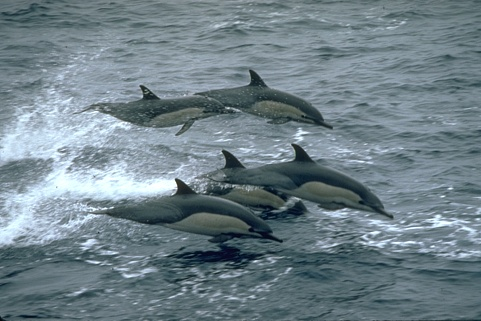
#> input picture tp/tp-3/imagenes/314016.jpg, 481 x 321 px, found by its file name
$ jupyter execute deteccion_01.ipynb   (older library calls are emulated)
#> lines starting #> are read from the running program, lines starting #| are printed output that depends on the picture; after the words box and inside, x2 and y2 are one past the last pixel; in counts of white or black regions, pixels touching at a corner belong together
[cell 1]
from __future__ import division
import cv2
import numpy as np
import matplotlib.pyplot as plt

def nothing(x):
    pass

# Importar imagen del dataset
ruta_img = 'E:/UTN/PES/TP/Datasets/BSDS/BSDS300/images/train/314016.jpg'
imagen = cv2.imread(ruta_img,1)
#> imagen is the input picture: shape (321, 481, 3); mean B, G, R 137.3, 129.3, 112
# Se transforma la imagen BRG a HSV
imagen = cv2.cvtColor(imagen, cv2.cv.CV_BGR2HSV)
#> imagen: shape (321, 481, 3); mean H, S, V 98.7, 52.4, 137.4


fig = plt.figure(figsize=(18,12))
plt.title("Imagen: {}".format(ruta_img.split('/')[-1]),color="white")
plt.xticks([]),plt.yticks([])
# Se grafica la imagen con MATPLOTLIB
imagen_rgb = cv2.cvtColor(imagen, cv2.COLOR_HSV2RGB)
plt.imshow(imagen_rgb, interpolation = 'bicubic')

plt.show()

[cell 2]
# Se prueba Histogram Back Projection

target = cv2.imread(ruta_img)
hsvt = cv2.cvtColor(target,cv2.COLOR_BGR2HSV)
#roi = target[175:250, 85:290] #y, x
roi = target[200:223,164:208]
hsv = cv2.cvtColor(roi,cv2.COLOR_BGR2HSV)
#> hsv: shape (23, 44, 3); mean H, S, V 90.8, 84.3, 75

fig = plt.figure(figsize=(18,12))
plt.title("histograma",color="white")
plt.subplots_adjust(wspace=0.05)
roi_rgb = cv2.cvtColor(roi, cv2.cv.CV_BGR2RGB)
plt.subplot(4,1,1),plt.imshow(roi_rgb)
plt.xticks(color="white"),plt.yticks(color="white")

# calculating object histogram
roihist = cv2.calcHist([hsv],[0, 1], None, [180, 256], [0, 180, 0, 256] )
plt.subplot(4,1,2),plt.imshow(roihist)
plt.xticks(color="white"),plt.yticks(color="white")

# normalize histogram and apply backprojection
cv2.normalize(roihist,roihist,0,255,cv2.NORM_MINMAX)
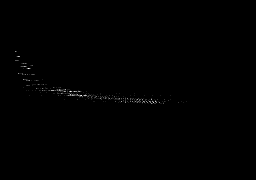
#> roihist: shape (180, 256) float32; min 0, max 255, mean 0.6

plt.subplot(4,1,3),plt.imshow(roihist)
plt.xticks(color="white"),plt.yticks(color="white")

dst = cv2.calcBackProject([hsvt],[0,1],roihist,[0,180,0,256],1)

plt.subplot(4,1,4),plt.imshow(dst)
plt.xticks(color="white"),plt.yticks(color="white")
plt.show()

[cell 3]
# Now convolute with circular disc
disc = cv2.getStructuringElement(cv2.MORPH_ELLIPSE,(5,5))
cv2.filter2D(dst,-1,disc,dst)

fig = plt.figure(figsize=(18,12))
plt.subplots_adjust(wspace=0.05)
plt.subplot(2,1,1),plt.imshow(disc)
plt.xticks(color="white"),plt.yticks(color="white")

plt.subplot(2,1,2),plt.imshow(dst)
plt.xticks(color="white"),plt.yticks(color="white")

# threshold and binary AND
ret,thresh = cv2.threshold(dst,50,255,0)
#> thresh: shape (321, 481); 23% white; 226 white regions (119 under 20 px), largest, box (x1, y1, x2, y2) and area: (98, 144, 405, 290) 16068, (94, 67, 335, 136) 6242, (0, 0, 77, 31) 1366
thresh = cv2.merge((thresh,thresh,thresh))
res = cv2.bitwise_and(target,thresh)
res = np.vstack((target,thresh,res))
#> res: shape (963, 481, 3)

# Se grafica la imagen con MATPLOTLIB

res_rgb = cv2.cvtColor(res, cv2.COLOR_HSV2RGB)

fig = plt.figure(figsize=(18,12))
plt.xticks([]),plt.yticks([])
plt.imshow(res_rgb, interpolation = 'bicubic')

plt.show()
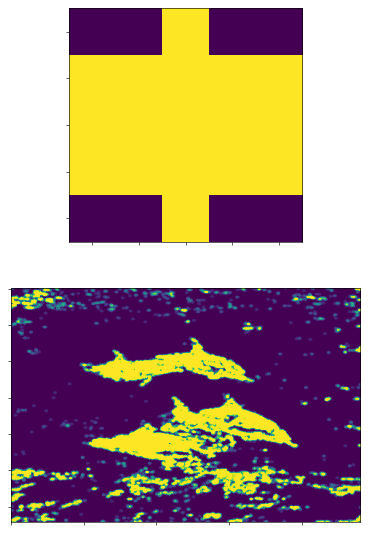
#> figure drawn by matplotlib, 2 panels

[cell 4]
# Se probará un umbral determinado
imagen = cv2.imread(ruta_img)
imagen_gray = cv2.cvtColor(imagen,cv2.COLOR_BGR2GRAY)

umbral = 117

ret, thresh = cv2.threshold(imagen_gray,umbral,255,0)
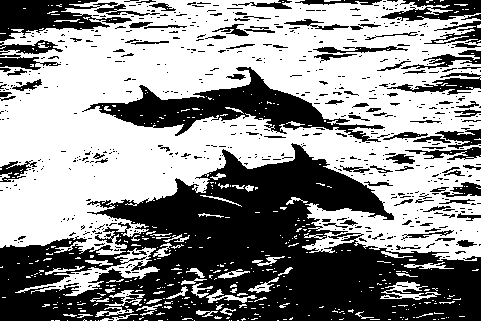
#> thresh: shape (321, 481); 56.1% white; 651 black regions (551 under 20 px), largest, box (x1, y1, x2, y2) and area: (0, 143, 481, 321) 44723, (82, 67, 385, 142) 6712, (0, 0, 132, 41) 2815
#> ret = 117

thresh = cv2.cvtColor(thresh,cv2.COLOR_GRAY2RGB)
fig = plt.figure(figsize=(18,12))
plt.xticks([]),plt.yticks([])
plt.imshow(thresh)
plt.show()

[cell 5]
# otro umbral comparando con Thresh otsu
umbral = 108

ret, thresh = cv2.threshold(imagen_gray,umbral,255,cv2.THRESH_BINARY_INV)
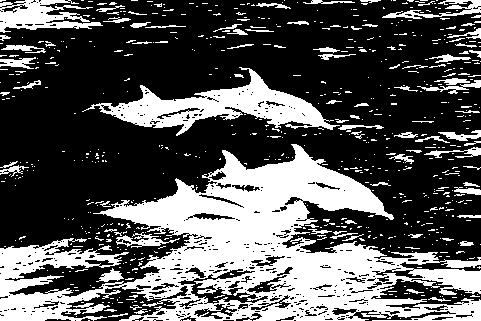
#> thresh: shape (321, 481); 33.7% white; 676 white regions (588 under 20 px), largest, box (x1, y1, x2, y2) and area: (0, 144, 481, 321) 35857, (82, 67, 340, 136) 5787, (0, 0, 103, 33) 1838
#> ret = 108
ret2, thresh2 = cv2.threshold(imagen_gray,umbral,255,cv2.THRESH_BINARY_INV+cv2.THRESH_OTSU)
#> thresh2: shape (321, 481); 57% white; 521 black regions (464 under 20 px), largest, box (x1, y1, x2, y2) and area: (0, 0, 481, 260) 61522, (113, 257, 158, 278) 328, (315, 238, 353, 249) 181
#> ret2 = 129

thresh = cv2.cvtColor(thresh,cv2.COLOR_GRAY2RGB)
thresh2 = cv2.cvtColor(thresh2,cv2.COLOR_GRAY2RGB)
fig = plt.figure(figsize=(18,12))
plt.xticks([]),plt.yticks([])
plt.subplot(1,2,1),plt.imshow(thresh)
plt.subplot(1,2,2),plt.imshow(thresh2)
plt.show()

[cell 6]
# se probaran diferentes opciones de threshold

imagen = cv2.imread(ruta_img)
imagen_gray = cv2.cvtColor(imagen,cv2.COLOR_BGR2GRAY)

umbral = 108

ret, thresh = cv2.threshold(imagen_gray,umbral,255,cv2.THRESH_BINARY_INV)
ret2, thresh2 = cv2.threshold(imagen_gray,umbral,255,cv2.THRESH_TRUNC)
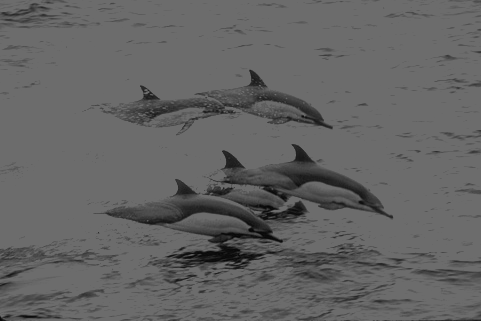
#> thresh2: shape (321, 481); min 6, max 108, mean 99.4
#> ret2 = 108

thresh = cv2.cvtColor(thresh,cv2.COLOR_GRAY2RGB)
thresh2 = cv2.cvtColor(thresh2,cv2.COLOR_GRAY2RGB)
#> thresh2: shape (321, 481, 3)
fig = plt.figure(figsize=(18,12))
plt.xticks([]),plt.yticks([])
plt.subplot(1,2,1),plt.imshow(thresh)
plt.subplot(1,2,2),plt.imshow(thresh2)
plt.show()

[cell 7]
# se probaran diferentes opciones de threshold

imagen = cv2.imread(ruta_img)
imagen_gray = cv2.cvtColor(imagen,cv2.COLOR_BGR2GRAY)

umbral = 108

ret, thresh = cv2.threshold(imagen_gray,umbral,255,cv2.THRESH_TOZERO)
#> thresh: shape (321, 481)
ret2, thresh2 = cv2.threshold(imagen_gray,umbral,255,cv2.THRESH_TOZERO_INV)
#> thresh2: shape (321, 481)

thresh = cv2.cvtColor(thresh,cv2.COLOR_GRAY2RGB)
#> thresh: shape (321, 481, 3)
thresh2 = cv2.cvtColor(thresh2,cv2.COLOR_GRAY2RGB)
#> thresh2: shape (321, 481, 3)
fig = plt.figure(figsize=(18,12))
plt.xticks([]),plt.yticks([])
plt.subplot(1,2,1),plt.imshow(thresh)
plt.subplot(1,2,2),plt.imshow(thresh2)
plt.show()

[cell 8]
# se probaran diferentes opciones de threshold comparando con OTSU

imagen = cv2.imread(ruta_img)
imagen_gray = cv2.cvtColor(imagen,cv2.COLOR_BGR2GRAY)

umbral = 108

ret, thresh = cv2.threshold(imagen_gray,umbral,255,cv2.THRESH_TRUNC)
ret2, thresh2 = cv2.threshold(imagen_gray,umbral,255,cv2.THRESH_TRUNC+cv2.THRESH_OTSU)
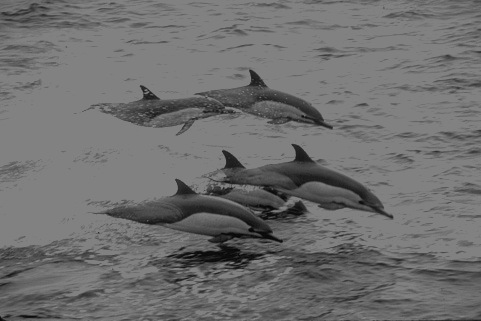
#> thresh2: shape (321, 481); min 6, max 129, mean 110.9
#> ret2 = 129
ret3, thresh3 = cv2.threshold(imagen_gray,umbral,255,cv2.THRESH_TOZERO)
#> ret3 = 108
ret4, thresh4 = cv2.threshold(imagen_gray,umbral,255,cv2.THRESH_TOZERO+cv2.THRESH_OTSU)
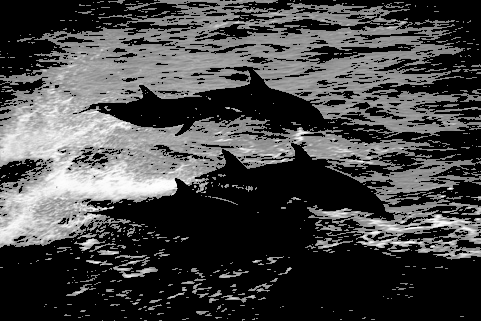
#> thresh4: shape (321, 481); min 0, max 255, mean 69.7
#> ret4 = 129
ret5, thresh5 = cv2.threshold(imagen_gray,umbral,255,cv2.THRESH_TOZERO_INV)
#> ret5 = 108
ret6, thresh6 = cv2.threshold(imagen_gray,umbral,255,cv2.THRESH_TOZERO_INV+cv2.THRESH_OTSU)
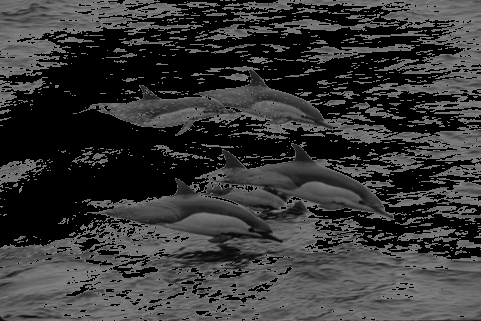
#> thresh6: shape (321, 481); min 0, max 129, mean 55.4
#> ret6 = 129

thresh = cv2.cvtColor(thresh,cv2.COLOR_GRAY2RGB)
thresh2 = cv2.cvtColor(thresh2,cv2.COLOR_GRAY2RGB)
#> thresh2: shape (321, 481, 3)
thresh3 = cv2.cvtColor(thresh3,cv2.COLOR_GRAY2RGB)
thresh4 = cv2.cvtColor(thresh4,cv2.COLOR_GRAY2RGB)
#> thresh4: shape (321, 481, 3)
thresh5 = cv2.cvtColor(thresh5,cv2.COLOR_GRAY2RGB)
thresh6 = cv2.cvtColor(thresh6,cv2.COLOR_GRAY2RGB)
#> thresh6: shape (321, 481, 3)
fig = plt.figure(figsize=(18,12))
plt.xticks([]),plt.yticks([])
plt.subplot(3,2,1),plt.imshow(thresh)
plt.subplot(3,2,2),plt.imshow(thresh2)
plt.subplot(3,2,3),plt.imshow(thresh3)
plt.subplot(3,2,4),plt.imshow(thresh4)
plt.subplot(3,2,5),plt.imshow(thresh5)
plt.subplot(3,2,6),plt.imshow(thresh6)
plt.show()

#conclusion: para ese nivel de umbral el tozero_inv sin otsu fue el mejor

[cell 9]
imagen = cv2.imread(ruta_img)
imagen_gray = cv2.cvtColor(imagen,cv2.COLOR_BGR2GRAY)

umbral = 108

ret, thresh = cv2.threshold(imagen_gray,umbral,255,cv2.THRESH_TOZERO)

# se da vuelta la mascara para que sea blanco el objeto detectado y negro el fondo
thresh2 = np.empty((len(thresh), len(thresh[0]), 1), np.uint8)
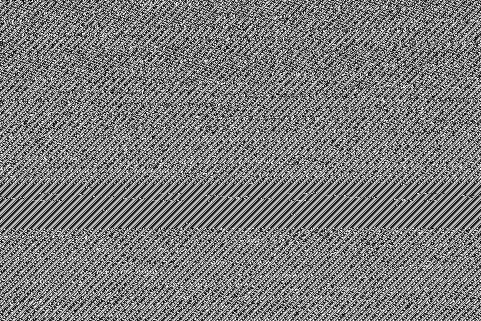
#> thresh2: shape (321, 481, 1); min 0, max 255, mean 123
for a in range(len(thresh)):
    for b in range(len(thresh[a])):
        if (thresh[a][b] == 0):
            thresh2[a][b] = 255
        else:
            thresh2[a][b] = 0

thresh = cv2.cvtColor(thresh,cv2.COLOR_GRAY2RGB)
thresh2 = cv2.cvtColor(thresh2,cv2.COLOR_GRAY2RGB)
fig = plt.figure(figsize=(18,12))
plt.xticks([]),plt.yticks([])
plt.subplot(1,2,1),plt.imshow(thresh)
plt.subplot(1,2,2),plt.imshow(thresh2)
plt.show()

#print(thresh5[170][200])

[cell 10]
# se vuelve a un threshold binario para poder aplicar dilate y erode

imagen = cv2.imread(ruta_img)
imagen_gray = cv2.cvtColor(imagen,cv2.COLOR_BGR2GRAY)

umbral = 108

ret, mask = cv2.threshold(imagen_gray,umbral,255,cv2.THRESH_BINARY_INV)

# se aplican transformaciones morfologicas erode y dilate
kernel = np.ones((5,5),np.uint8)

# dilate y erode
maskd_dilate = cv2.dilate(mask,kernel,iterations = 1)
#> maskd_dilate: shape (321, 481); 59.8% white; 104 black regions (83 under 20 px), largest, box (x1, y1, x2, y2) and area: (0, 0, 481, 259) 59764, (24, 268, 108, 292) 571, (449, 196, 481, 214) 296
maskd_erode = cv2.erode(maskd_dilate,kernel,iterations = 1)
#> maskd_erode: shape (321, 481); 44.3% white; 205 white regions (160 under 20 px), largest, box (x1, y1, x2, y2) and area: (0, 144, 481, 321) 48404, (82, 67, 384, 139) 6934, (0, 0, 186, 75) 3987
maskd = maskd_erode # se almacena la ultima mascara calculada

# se grafica cada paso
maskd_dilate_rgb = cv2.cvtColor(maskd_dilate,cv2.COLOR_GRAY2RGB)
maskd_erode_rgb = cv2.cvtColor(maskd_erode,cv2.COLOR_GRAY2RGB)
fig = plt.figure(figsize=(18,12))

plt.xticks([]),plt.yticks([])
plt.subplot(1,2,1),plt.imshow(maskd_dilate_rgb)
plt.title("Dilate",color="white")
plt.subplot(1,2,2),plt.imshow(maskd_erode_rgb)
plt.title("Erode",color="white")
plt.show()

[cell 11]
# se realiza el proceso inverso
# es decir: erode y luego dilate
# se vuelve a un threshold binario para poder aplicar dilate y erode

imagen = cv2.imread(ruta_img)
imagen_gray = cv2.cvtColor(imagen,cv2.COLOR_BGR2GRAY)

umbral = 108

ret, mask = cv2.threshold(imagen_gray,umbral,255,cv2.THRESH_BINARY_INV)

# se aplican transformaciones morfologicas erode y dilate
kernel = np.ones((8,8),np.uint8)

# erode y dilate
maskd_erode = cv2.erode(mask,kernel,iterations = 1)
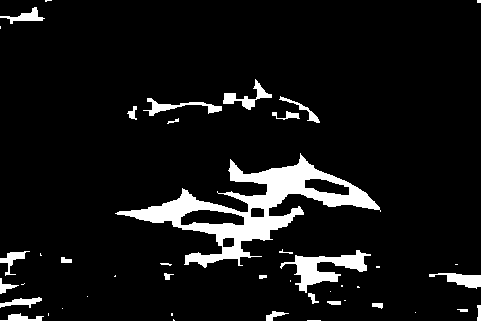
#> maskd_erode: shape (321, 481); 7.9% white; 45 white regions (20 under 20 px)
maskd_dilate = cv2.dilate(maskd_erode,kernel,iterations = 1)
maskd = maskd_dilate # se almacena la ultima mascara calculada

# erode y dilate #2
kernel = np.ones((6,6),np.uint8)
maskd_erode = cv2.erode(maskd,kernel,iterations = 1)
maskd_dilate = cv2.dilate(maskd_erode,kernel,iterations = 1)
maskd = maskd_dilate # se almacena la ultima mascara calculada

# erode y dilate #3
kernel = np.ones((4,4),np.uint8)
maskd_erode = cv2.erode(maskd,kernel,iterations = 1)
maskd_dilate = cv2.dilate(maskd_erode,kernel,iterations = 1)
maskd = maskd_dilate # se almacena la ultima mascara calculada

# se grafica cada paso
maskd_dilate_rgb = cv2.cvtColor(maskd_dilate,cv2.COLOR_GRAY2RGB)
maskd_erode_rgb = cv2.cvtColor(maskd_erode,cv2.COLOR_GRAY2RGB)
fig = plt.figure(figsize=(18,12))

plt.xticks([]),plt.yticks([])
plt.subplot(1,2,1),plt.imshow(maskd_erode_rgb)
plt.title("Erode",color="white")

plt.subplot(1,2,2),plt.imshow(maskd_dilate_rgb)
plt.title("Dilate",color="white")
plt.show()

[cell 12]
# se aplica CANNY
bordes = cv2.Canny(maskd,30,100)

imagen_rgb = cv2.cvtColor(imagen,cv2.COLOR_BGR2RGB)
bordes_rgb = cv2.cvtColor(bordes,cv2.COLOR_GRAY2RGB)

fig = plt.figure(figsize=(18,12))
plt.xticks([]),plt.yticks([])
plt.subplot(1,2,1),plt.imshow(imagen_rgb)
plt.title("Imagen",color="white")
plt.subplot(1,2,2),plt.imshow(bordes_rgb)
plt.title("Canny",color="white")
plt.show()

[cell 13]
## Esto aporta a un nivel mas avanzado para analizar

## voy a dividir en los 3 canales

b,g,r = cv2.split(imagen)

umbral_b = 110
umbral_g = 110
umbral_r = 110

ret, thresh = cv2.threshold(b,umbral_b,255,cv2.THRESH_TOZERO)
#> ret = 110
ret2, thresh2 = cv2.threshold(g,umbral_g,255,cv2.THRESH_TOZERO)
#> ret2 = 110
ret3, thresh3 = cv2.threshold(r,umbral_r,255,cv2.THRESH_TOZERO)
#> ret3 = 110

thresh = cv2.cvtColor(thresh,cv2.COLOR_GRAY2RGB)
thresh2 = cv2.cvtColor(thresh2,cv2.COLOR_GRAY2RGB)
thresh3 = cv2.cvtColor(thresh3,cv2.COLOR_GRAY2RGB)
fig = plt.figure(figsize=(18,12))
plt.xticks([]),plt.yticks([])
plt.subplot(1,3,1),plt.imshow(thresh)
plt.subplot(1,3,2),plt.imshow(thresh2)
plt.subplot(1,3,3),plt.imshow(thresh3)
plt.show()

'''contours, hierarchy = cv2.findContours(
    thresh,                  # imagen a contornear
    cv2.RETR_TREE,           # contour retrieval mode
    cv2.CHAIN_APPROX_SIMPLE  # contour approximation method
)
# para graficar todos los contornos de la imagen
cv2.drawContours(imagen, contours, -1, (180,100,0), 3)'''

[cell 14]
edges = cv2.Canny(imagen_gray,
                  65,
                  255,
                  apertureSize = 3, #depende del operador Sobel() -> podra ser 1,3,5 ó 7
                  L2gradient=True) #depende que tan preciso quiera el resultado. -> True Preciso
edges = cv2.cvtColor(edges,cv2.COLOR_GRAY2RGB)
fig = plt.figure(figsize=(18,12))
plt.xticks([]),plt.yticks([])
plt.subplot(1,1,1),plt.imshow(edges)
plt.show()

[cell 15]
# Se probará el algoritmo watershed
# Lo utilizaré para una marker-based image segmentation

imagen = cv2.imread(ruta_img)
imagen_gray = cv2.cvtColor(imagen,cv2.COLOR_BGR2GRAY)

umbral = 100
ret, thresh = cv2.threshold(imagen_gray,umbral,255,cv2.THRESH_BINARY_INV)
#> ret = 100
thresh_rgb = cv2.cvtColor(thresh,cv2.COLOR_GRAY2RGB)
fig = plt.figure(figsize=(18,12))
plt.imshow(thresh_rgb)
plt.xticks([]),plt.yticks([])
plt.show()

[cell 16]
## remocion de ruido (apertura)
kernel = np.ones((3,3),np.uint8)
apertura = cv2.morphologyEx(thresh, cv2.MORPH_OPEN, kernel, iterations = 4)

apertura_rgb = cv2.cvtColor(apertura,cv2.COLOR_GRAY2RGB)
fig = plt.figure(figsize=(18,12))
plt.imshow(apertura_rgb)
plt.xticks([]),plt.yticks([])
plt.show()

[cell 17]
# remocion de ruido (cierre)
kernel = np.ones((3,3),np.uint8)
cierre = cv2.morphologyEx(apertura, cv2.MORPH_CLOSE, kernel, iterations = 5)

cierre_rgb = cv2.cvtColor(cierre,cv2.COLOR_GRAY2RGB)
fig = plt.figure(figsize=(18,12))
plt.imshow(cierre_rgb)
plt.xticks([]),plt.yticks([])
plt.show()

[cell 18]
# area de background segura
bg_segura = cv2.dilate(cierre, kernel, iterations=2)

bg_segura_rgb = cv2.cvtColor(bg_segura,cv2.COLOR_GRAY2RGB)
fig = plt.figure(figsize=(18,12))
plt.imshow(bg_segura_rgb)
plt.xticks([]),plt.yticks([])
plt.show()

[cell 19]
# Buscando area de foreground segura (dist_transform)
#dist_transform = cv2.distanceTransform(src=cierre, distanceType=cv2.cv.CV_DIST_L1, maskSize=3)
dist_transform = cv2.distanceTransform(src=cierre, distanceType=cv2.cv.CV_DIST_L2, maskSize=5)
#dist_transform = cv2.distanceTransform(src=cierre, distanceType=cv2.cv.CV_DIST_C, maskSize=5)
#dist_transform = cv2.distanceTransform(src=cierre, distanceType=cv2.cv.CV_DIST_L2, maskSize=cv2.cv.CV_DIST_MASK_PRECISE)

fig = plt.figure(figsize=(18,12))
plt.imshow(dist_transform)
plt.xticks([]),plt.yticks([])
plt.show()

[cell 20]
# Buscando area de foreground segura (threshold)
ret, fg_segura = cv2.threshold(dist_transform,0.3*dist_transform.max(),255,0)
#> ret = 9.6


fg_segura_rgb = cv2.cvtColor(fg_segura,cv2.COLOR_GRAY2RGB)
fig = plt.figure(figsize=(18,12))
plt.imshow(fg_segura_rgb)
plt.xticks([]),plt.yticks([])
plt.show()

[cell 21]
# Buscando la region desconocida
fg_segura_uint8 = np.uint8(fg_segura)
desconocida = cv2.subtract(bg_segura,fg_segura_uint8)

desconocida_rgb = cv2.cvtColor(desconocida,cv2.COLOR_GRAY2RGB)
fig = plt.figure(figsize=(18,12))
plt.imshow(desconocida_rgb)
plt.xticks([]),plt.yticks([])
plt.show()

[cell 22]
# Etiquetado de los marcadores
markers = np.zeros(dist_transform.shape, dtype=np.int32)

fg_segura_uint8 = np.uint8(fg_segura)
contours, hierarchy = cv2.findContours(fg_segura_uint8, cv2.RETR_TREE, cv2.CHAIN_APPROX_SIMPLE)
#> contours = 6 contours, 3 with area under 20; largest, box (x1, y1, x2, y2) and area: (147, 164, 369, 254) 6034, (302, 261, 330, 275) 262, (0, 290, 11, 321) 246

for i in range(len(contours)):
    cv2.drawContours(markers, contours, i, (i+1), -1)
#> this loop made 6 passes


#markers_rgb = cv2.cvtColor(markers,cv2.COLOR_RGB2BGR)
fig = plt.figure(figsize=(18,12))
plt.imshow(markers)
plt.xticks([]),plt.yticks([])
plt.show()

$ run again, with tp/tp-3/imagenes/12003.jpg copied over tp/tp-3/imagenes/314016.jpg
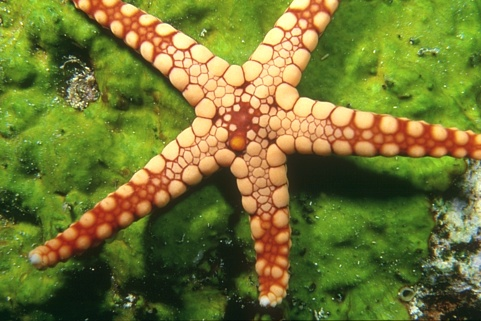
#> input picture tp/tp-3/imagenes/12003.jpg, 481 x 321 px, found by its file name
#> imagen is the input picture: shape (321, 481, 3); mean B, G, R 50.3, 118.7, 114.1
#> imagen: shape (321, 481, 3); mean H, S, V 35.8, 160.5, 134.3
#> hsv: shape (23, 44, 3); mean H, S, V 44.2, 160.7, 75.5
#> `ret, thresh = cv2.threshold(imagen_gray,umbral,255,0)`:
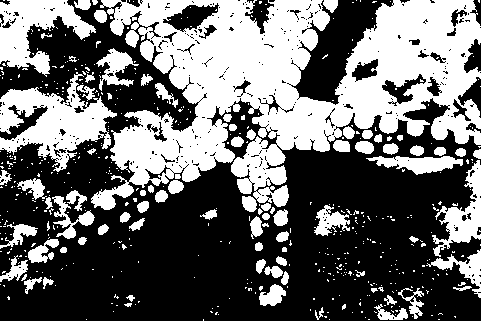
#> thresh: shape (321, 481); 42% white; 533 white regions (449 under 20 px), largest, box (x1, y1, x2, y2) and area: (91, 0, 481, 210) 41603, (0, 72, 117, 172) 5231, (0, 0, 96, 77) 3461
#> `ret, thresh = cv2.threshold(imagen_gray,umbral,255,0)`: ret = 117
#> `ret, thresh = cv2.threshold(imagen_gray,umbral,255,cv2.THRESH_BINARY_I..`: ret = 108
#> `ret2, thresh2 = cv2.threshold(imagen_gray,umbral,255,cv2.THRESH_BINARY..`: ret2 = 115
#> `ret2, thresh2 = cv2.threshold(imagen_gray,umbral,255,cv2.THRESH_TRUNC)`: ret2 = 108
#> `ret2, thresh2 = cv2.threshold(imagen_gray,umbral,255,cv2.THRESH_TRUNC+..`: ret2 = 115
#> `ret3, thresh3 = cv2.threshold(imagen_gray,umbral,255,cv2.THRESH_TOZERO)`: ret3 = 108
#> ret4 = 115
#> ret5 = 108
#> ret6 = 115
#> maskd_dilate: shape (321, 481); 72.1% white; 130 black regions (69 under 20 px), largest, box (x1, y1, x2, y2) and area: (103, 0, 481, 183) 28974, (0, 90, 113, 169) 3722, (0, 0, 93, 73) 2629
#> maskd_erode_rgb: shape (321, 481, 3); 57.3% white; 88 black regions (2 under 20 px), largest, box (x1, y1, x2, y2) and area: (94, 0, 481, 194) 42379, (0, 88, 115, 174) 5505, (0, 0, 95, 75) 3572
#> `maskd_erode = cv2.erode(mask,kernel,iterations = 1)`:
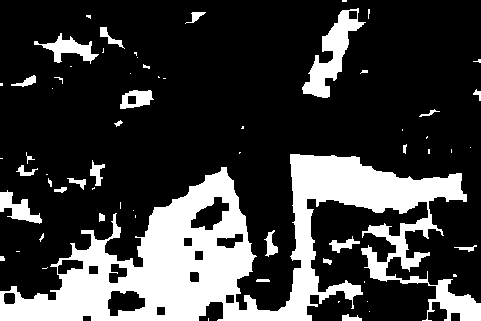
#> maskd_erode: shape (321, 481); 23.6% white; 64 white regions (36 under 20 px)
#> `ret, thresh = cv2.threshold(b,umbral_b,255,cv2.THRESH_TOZERO)`: ret = 110
#> `ret, thresh = cv2.threshold(imagen_gray,umbral,255,cv2.THRESH_BINARY_I..`: ret = 100
#> `ret, fg_segura = cv2.threshold(dist_transform,0.3*dist_transform.max()..`: ret = 22.11
#> contours = 4 contours; box (x1, y1, x2, y2) and area: (0, 194, 240, 321) 11478, (309, 173, 414, 221) 794, (446, 310, 481, 321) 226, (384, 234, 390, 261) 21
#> the loop `for i in range(len(contours)):` made 4 passes

$ run again, with tp/tp-3/imagenes/12074.jpg copied over tp/tp-3/imagenes/314016.jpg
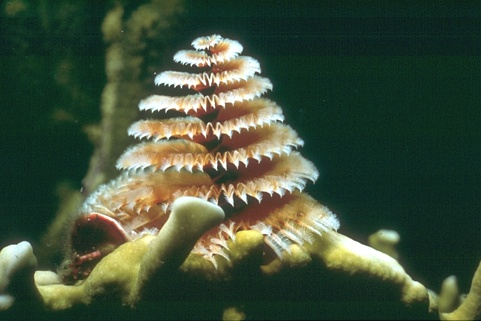
#> input picture tp/tp-3/imagenes/12074.jpg, 481 x 321 px, found by its file name
#> imagen is the input picture: shape (321, 481, 3); mean B, G, R 59.3, 80.3, 65.2
#> imagen: shape (321, 481, 3); mean H, S, V 60, 135.3, 84.7
#> hsv: shape (23, 44, 3); mean H, S, V 33.2, 85.4, 161.2
#> `ret, thresh = cv2.threshold(imagen_gray,umbral,255,0)`: ret = 117
#> `ret, thresh = cv2.threshold(imagen_gray,umbral,255,cv2.THRESH_BINARY_I..`: ret = 108
#> `ret2, thresh2 = cv2.threshold(imagen_gray,umbral,255,cv2.THRESH_BINARY..`: ret2 = 110
#> `ret2, thresh2 = cv2.threshold(imagen_gray,umbral,255,cv2.THRESH_TRUNC)`: ret2 = 108
#> `ret2, thresh2 = cv2.threshold(imagen_gray,umbral,255,cv2.THRESH_TRUNC+..`: ret2 = 110
#> `ret3, thresh3 = cv2.threshold(imagen_gray,umbral,255,cv2.THRESH_TOZERO)`: ret3 = 108
#> ret4 = 110
#> ret5 = 108
#> ret6 = 110
#> maskd_dilate: shape (321, 481); 85.5% white; 23 black regions (7 under 20 px), largest, box (x1, y1, x2, y2) and area: (36, 118, 221, 304) 9614, (175, 37, 316, 198) 5423, (191, 196, 424, 296) 5023
#> maskd_erode_rgb: shape (321, 481, 3); 78.9% white; 18 black regions, largest, box (x1, y1, x2, y2) and area: (34, 116, 223, 306) 13081, (173, 35, 318, 200) 7895, (186, 194, 426, 298) 7521
#> `maskd_erode = cv2.erode(mask,kernel,iterations = 1)`:
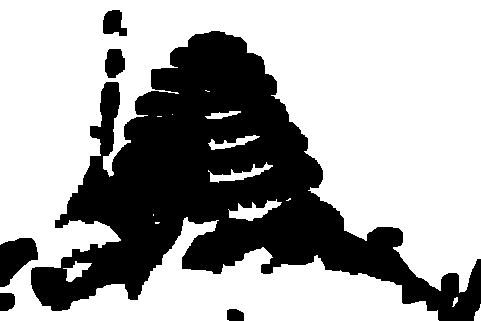
#> maskd_erode: shape (321, 481); 65.6% white; 6 black regions
#> `ret, thresh = cv2.threshold(imagen_gray,umbral,255,cv2.THRESH_BINARY_I..`: ret = 100
#> `ret, fg_segura = cv2.threshold(dist_transform,0.3*dist_transform.max()..`: ret = 67.17
#> contours = 2 contours; box (x1, y1, x2, y2) and area: (292, 0, 481, 209) 23803, (0, 0, 44, 179) 6063
#> the loop `for i in range(len(contours)):` made 2 passes
